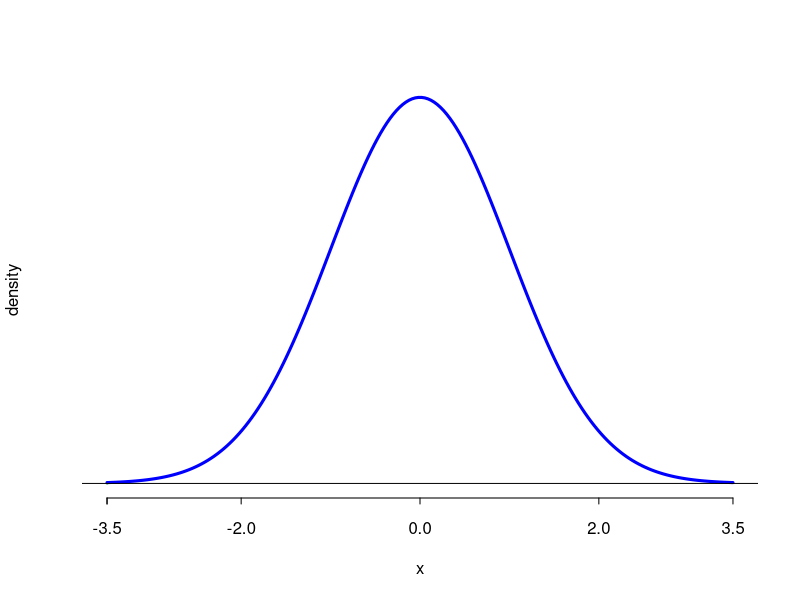

Write R code to recreate this figure. (Note: this script raises an error after producing the figure.)
## ---- chunk 1
knitr::opts_chunk$set(echo = TRUE)

## ---- chunk 2
graf.nor.s <- function(z, color = "grey", para = c(0, 1)){
  mu <- para[1]; sig = para[2]
  if(length(z) == 1){
    x1 = mu  - 3.5 * sig ; x2 = z
  }
  else{
    x1 <- z[1]; x2 <- z[2] 
  }
  
  
  x <- seq(mu - 3.5 * sig, mu + 3.5 * sig, length = 200)
  densidad <- dnorm(x, mu, sig)
  plot(x, densidad , type ='l', col = 'blue', lwd = 1, ylab = "density", ylim = c(min(densidad), max(densidad)), axes = FALSE)
  polygon(c(x1, seq(x1, x2, length = 30), x2), c(0, dnorm(seq(x1, x2, length = 30), mu, sig),0), 
          col = color)
  lines(c(x1,x1), c(0, dnorm(x1, mu, sig)), col = 3, lwd =2)
  lines(c(x2,x2), c(0, dnorm(x2, mu, sig)), col = 3, lwd =2)
  lin_axis <- mu + sig * c(-3.5, -2, 0, 2, 3.5)
  axis(side = 1, c(z, lin_axis), tcl= -0.3)
  lines(x, densidad, col= "blue", lwd = 3)
  abline(h = 0)
}
## ---- chunk 3
graf.dosc <- function(p = 0.05 , para = c(0, 1), color = "red", cola = "dos"){
  
  if (cola == "dos"){
    p <- p / 2
  } 
  q <- 1 - p
  
  mu <- para[1]; sig = para[2]
  xi <- qnorm(p, mu, sig) 
  xd <- qnorm(q, mu, sig)
  x1 <- mu - 4 * sig; x2 <- mu + 4 * sig
  
  
  x <- seq(mu - 3.5 * sig, mu + 3.5 * sig, length = 200)
  densidad <- dnorm(x, mu, sig)
  plot(x, densidad , type ='l', col = 'blue', lwd = 1, ylab = "density", ylim =   c(min(densidad), max(densidad)), axes = FALSE)
  
  if(cola == "dos" | cola == "izq"){
    polygon(c(x1, seq(x1, xi, length = 30), xi), 
            c(0, dnorm(seq(x1, xi, length = 30), mu, sig),0), col = color)
    lines(c(xi,xi), c(0, dnorm(xi, mu, sig)), col = 3, lwd =4)
    
  }
  if(cola == "dos" | cola == "der"){
    polygon(c(xd, seq(xd, x2, length = 30), xd),
            c(0, dnorm(seq(xd, x2, length = 30), mu, sig),0), col = color)
    lines(c(xd,xd), c(0, dnorm(xd, mu, sig)), col = 3, lwd =4)
    
  }
  axis(side = 1, round(c(xi, mu, xd), 3),  tcl= -0.3)
  
  lines(x, densidad, col= "blue", lwd = 3)
  abline(h = 0)
  
}
## ---- chunk 4
graf.nor.s(-3.5, color = "green")

## ---- chunk 5
sliderInput("z", "Valor de z", -3.5, 3.5, 0, 0.01)

renderText({paste("Pr(Z < ", input$z, ") =", round(pnorm(input$z), 4))})
renderPlot({graf.nor.s(input$z, col = 2)
  mtext(paste("Pr(Z <", input$z, ") = ", round(pnorm(input$z), 4)), col = 2, lwd = 8, cex =1.2)
  title("Distribución normal estándar")}, width = 500, height = 300)

## ---- chunk 6
graf.nor.s(48, para = c(50,10))
graf.nor.s(-0.2)
## ---- chunk 7
par(mar = c(4, 4, .2, .1))
graf.nor.s(62, para = c(50, 10))
graf.nor.s(45, para = c(50,10), color = 2)
graf.nor.s(c(45, 62), para = c(50, 10))
## ---- chunk 8
graf.dosc(0.45, par = c(50,10), cola = "der")
## ---- chunk 9
graf.nor.s(2.3, para = c(3, 0.5))
## ---- chunk 10
graf.nor.s(c(3.5,6), para = c(3, 0.5))
## ---- chunk 11
graf.dosc(0.05, para = c(3,0.5), cola ="izq")
## ---- chunk 12
graf.nor.s(c(2.5,6), para = c(3,0.5))
## ---- chunk 13
par(mar = c(4, 4, .2, .1))
graf.dosc(0.25, para = c(3, 0.5), cola = "izq")
graf.dosc(0.5, para = c(3, 0.5), cola = "izq")
graf.dosc(0.75, para = c(3, 0.5), cola = "izq")
## ---- chunk 14
par(mar = c(4, 4, .2, .1))
graf.dosc(0.04550026, para = c(3, 0.005))

